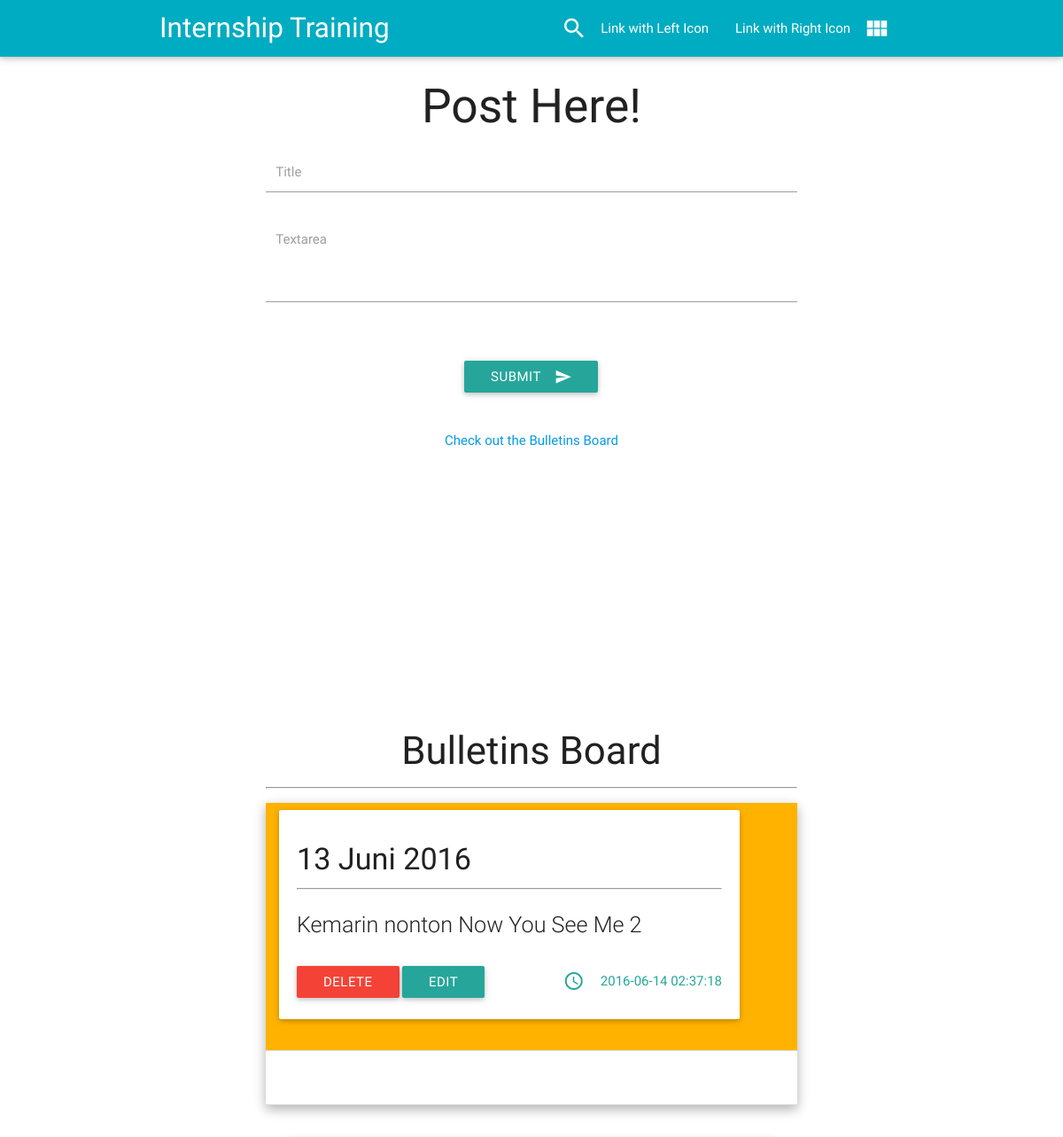
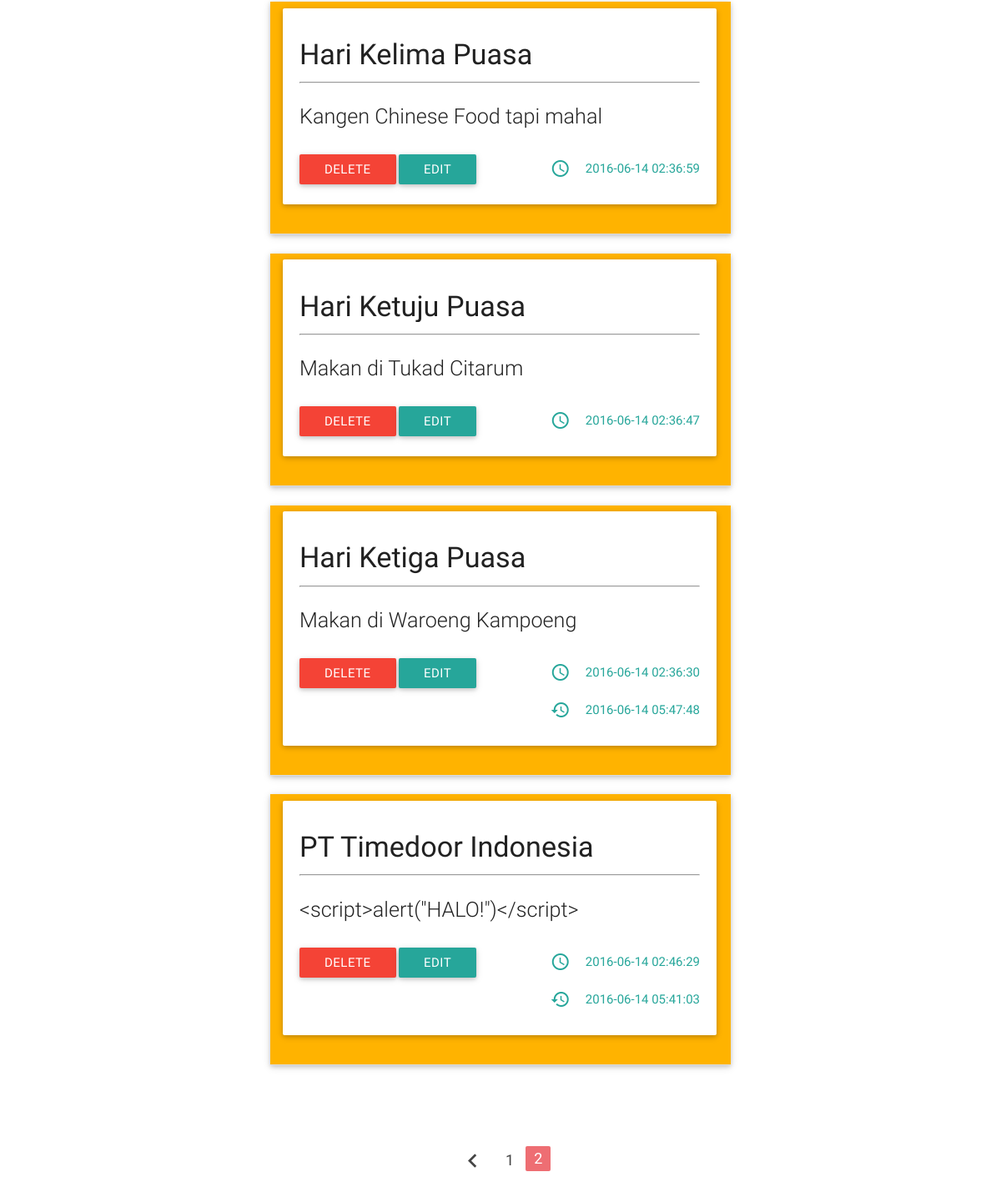
Screenshot of /?page=2 with the database file from the repository (2 pictures, top to bottom).
### tables this page shows
CREATE TABLE `bulletin_board` (
  `id` int(11) NOT NULL,
  `title` varchar(50) NOT NULL,
  `body` text NOT NULL,
  `created_at` timestamp NOT NULL DEFAULT CURRENT_TIMESTAMP,
  `updated_at` timestamp NOT NULL DEFAULT '0000-00-00 00:00:00' ON UPDATE CURRENT_TIMESTAMP,
  `is_alive` int(11) NOT NULL
);

### controller/BulletinController.php (called while the page is built, shortened)
<?php
require_once('model/Database.php');
require_once('model/Bulletin.php');
require_once('lib/Pagination.php');
require_once('lib/Functions.php');
class BulletinController
{
  public function showBulletins()
  {
    $bulletinObj   = new Bulletin();
    $paginationObj = new Pagination($bulletinObj->count("id", "is_alive = 1"));
    $paginationObj->setCurrentPage(get_value('page'));
    $pageNumbers = $paginationObj->getPageNumbers();
    $paginationObj->setUri("http://{$_SERVER['HTTP_HOST']}{$_SERVER['REQUEST_URI']}");
    $bulletins = $bulletinObj->fetch(
      null,
      "is_alive = 1",
      "id DESC",
      $paginationObj->getItemPerPage(),
      $paginationObj->getOffset()
    );
    include('view/BulletinBoard.php');
  }
}

### index.php (called while the page is built)
<?php
require_once('controller/BulletinController.php');
$bulletinController = new BulletinController();
$bulletinController->showBulletins();

### model/Bulletin.php (called while the page is built, shortened)
<?php
require_once('model/Database.php');
class Bulletin
{
  private $db    = NULL;
  private $table = 'bulletin_board';
  public function __construct()
  {
    $this->db = new Database();
    $this->db->connect();
  }
  public function fetch($columns = null, $condition = null, $order = null, $limit = null, $offset = null)
  {
    return $this->db->fetch($this->table, $columns, $condition, $order, $limit, $offset);
  }
  public function count($column = null, $condition = null)
  {
    return $this->db->count($this->table, $column, $condition);
  }
}

### model/Database.php (called while the page is built, shortened)
<?php
class Database {
  private $conn       = NULL;
  private $serverName = 'localhost';
  private $username   = 'root';
  private $password   = NULL;
  private $dbName     = 'bulletin_board';
  public function connect()
  {
    $this->conn = mysqli_connect($this->serverName, $this->username, $this->password, $this->dbName);
  }
  public function fetch($table, $columns = null, $condition = null, $order = null, $limit = null, $offset = null)
  {
    $results = array();
    if (empty($columns)) {
      $columns = '*';
    }
    $sql = "SELECT {$columns} FROM {$table}";
    if (!empty($condition)) {
      $sql .= " WHERE {$condition}";
    }
    if (!empty($order)) {
      $sql .= " ORDER BY {$order}";
    }
    if (!empty($limit)) {
      $sql .= " LIMIT {$limit}";
    }
    if (!empty($offset)) {
      $sql .= " OFFSET {$offset}";
    }
    $result = mysqli_query($this->conn, $sql);
    while ($row = mysqli_fetch_assoc($result)) {
      $results[] = $row;
    }
    return $results;
  }
  public function count($table, $column = null, $condition = null)
  {
    $sql = "SELECT COUNT({$column}) AS result FROM {$table}";
    if (!empty($condition)) {
      $sql .= " WHERE {$condition}";
    }
    $result = mysqli_query($this->conn, $sql);
    $count  = mysqli_fetch_assoc($result);
    return (int)$count['result'];
  }
}

### lib/Pagination.php (called while the page is built, shortened)
<?php
class Pagination
{
  private $itemPerPage = 10;
  private $buttonShown = 5;
  private $currentPage = 1;
  private $totalPage   = 0;
  private $params      = array();
  public function setTotalPage($totalRecord)
  {
    $this->totalPage = (int)ceil($totalRecord / $this->itemPerPage);
  }
  public function setCurrentPage($page)
  {
    if (($page <= 1) || preg_match('/^[0-9]{1,}$/', $page) === 0) {
      $this->currentPage = 1;
    } elseif ($page > 1 && $page <= $this->getTotalPage()) {
      $this->currentPage = (int)$page;
    } elseif ($page > $this->getTotalPage()) {
      $this->currentPage = $this->getTotalPage();
    }
  }
  public function getCurrentPage()
  {
    return $this->currentPage;
  }
  public function getItemPerPage()
  {
    return $this->itemPerPage;
  }
  public function getOffset()
  {
    return ($this->currentPage - 1) * $this->itemPerPage;
  }
  public function getTotalPage()
  {
    return $this->totalPage;
  }
  public function hasPreviousPage()
  {
    return (($this->currentPage - 1) !== 0);
  }
  public function getPreviousPageNumber()
  {
    return $this->currentPage - 1;
  }
  public function getPageNumbers()
  {
    $total = $this->totalPage;
    $middle  = (int)ceil($this->buttonShown / 2);
    $current = $this->currentPage;
    $size    = $this->buttonShown;
    if ($current <= $middle) {
      $start = 1;
      $end   = min($size, $total);
    } else {
      $end   = min($total, $current + ($size - $middle));
      $start = max(1, $end - ($size - 1));
    }
    $numbers = array();
    for ($i = $start; $i <= $end; $i++) {
      $numbers[] = $i;
    }
    return $numbers;
  }
  public function setUri($uri, $params = array())
  {
    $parsed = parse_url($uri);
    if (isset($parsed['path'])) {
      $this->pageUri = $parsed['path'];
    }
  }
  public function setParams(array $params)
  {
    $this->params = $params;
  }
  public function createUri($page = null)
  {
    $params = $this->params;
    if (empty($page)) {
      unset($params['page']);
    } else {
      $params['page'] = $page;
    }
    if (empty($params)) {
      return $this->pageUri;
    } else {
      return $this->pageUri . '?' . http_build_query($params, '', '&');
    }
  }
}

### lib/Functions.php (called while the page is built, shortened)
<?php
function h($str)
{
  return html_escape($str);
}
function html_escape($str)
{
  return htmlentities($str, ENT_QUOTES, "UTF-8");
}

### view/BulletinBoard.php (the view, shortened to what this page needs)
<?php require_once('lib/Functions.php') ?>
<!DOCTYPE html>
<html>
  <head>
    <link href="view/materialize/css/materialize.css" type="text/css" rel="stylesheet" media="screen,projection"/>
    <link href="view/materialize/css/style.css" type="text/css" rel="stylesheet" media="screen,projection"/>
  </head>
  <body>
    <nav class="cyan darken-1" role="navigation">
      <div class="nav-wrapper container">
        <a href="index.php" class="brand-logo white-text">Internship Training</a>
        <ul class="right hide-on-med-and-down">
          <li><a href="sass.html" class="white-text"><i class="material-icons left">search</i>Link with Left Icon</a></li>
          <li><a href="badges.html" class="white-text"><i class="material-icons right">view_module</i>Link with Right Icon</a></li>
        </ul>
      </div>
    </nav>
    <center>
    <h2>Post Here!</h2>
    <div style="width:600px;">
      <div>
        <?php include('view/Form.php') ?>
      </div>
      <br><a href="#bulletins">Check out the Bulletins Board</a>
      <br><br><br><br><br><br><br><br><br><br><br><br><br><br>
      <ul id="bulletins" class="collapsible popout" data-collapsible="accordion">
        <h3>Bulletins Board</h3>
        <hr>
        <?php foreach ($bulletins as $bulletin) : ?>
        <li>
          <div class="collapsible-header active amber darken-1">
            <div class="col s12 m8 offset-m2 l6 offset-l3">
              <div class="row valign-wrapper">
                <div class="card-panel" style="width:520px;">
                  <h4 class="truncate" style="text-align:left;"><?php echo h($bulletin['title']) ?></h3><hr>
                  <p class="flow-text" style="text-align:justify;"><?php echo h($bulletin['body']) ?></p>
                  <div class="clearfix">
                    <div style="float:left">
                      <a href="<?php echo 'delete.php?id=' . h($bulletin['id']) . '&page=' . h($paginationObj->getCurrentPage()) ?>">
                        <button class="btn waves-effect waves-light red" type="submit" name="action" value="Delete">Delete</button>
                      </a>
                      <a href="<?php echo 'edit.php?id=' . h($bulletin['id']) . '&page=' . h($paginationObj->getCurrentPage()) ?>">
                        <button class="btn waves-effect waves-light" type="submit" name="action" value="Edit">Edit</button>
                      </a>
                    </div>
                    <div style="float:right">
                      <a class="secondary-content"><i class="material-icons">query_builder</i><?php echo h($bulletin['created_at']) ?></a><br>
                      <?php if ($bulletin['updated_at'] !== '0000-00-00 00:00:00') : ?>
                        <a class="secondary-content"><i class="material-icons">restore</i><?php echo h($bulletin['updated_at']) ?></a>
                      <?php endif ?>
                    </div>
                  </div>
                </div>
              </div>
            </div>
          </div>
          <div class="collapsible-body active"><p style="background-color:white;"></p></div>
        </li><br>
        <?php endforeach ?>
      </ul>
    </div>
    <br> <br>
    <ul class="pagination">
    <?php if ($paginationObj->hasPreviousPage()) : ?>
      <li class="waves-effect"><a href="<?php echo h($paginationObj->createUri($paginationObj->getPreviousPageNumber()) . '#bulletins') ?>"><i class="material-icons">chevron_left</i></a></li>
    <?php endif ?>
    <?php foreach ($pageNumbers as $pageNumber) : ?>
      <?php if ($pageNumber === $paginationObj->getCurrentPage()) : ?>
        <li class="active"><a><?php echo h($pageNumber)?></a></li>
      <?php else : ?>
        <li class="waves-effect"><a href="<?php echo h($paginationObj->createUri($pageNumber) . '#bulletins') ?>"><?php echo h($pageNumber)?></a></li>
      <?php endif ?>
    <?php endforeach ?>
    </ul>
    </center>
  </body>
</html>

### view/BulletinBoard.php (style rules this page uses)
.active { background-color : #DDDDDD; }
.clearfix:before, .clearfix:after { content:''; display:table; }
.clearfix:after { clear:both; }

### rows the page displays
bulletin_board: title "13 Juni 2016", body "Kemarin nonton Now You See Me 2", created_at "2016-06-14 02:37:18"
bulletin_board: title "Hari Kelima Puasa", body "Kangen Chinese Food tapi mahal", created_at "2016-06-14 02:36:59"
bulletin_board: title "Hari Ketuju Puasa", body "Makan di Tukad Citarum", created_at "2016-06-14 02:36:47"
bulletin_board: title "Hari Ketiga Puasa", body "Makan di Waroeng Kampoeng", created_at "2016-06-14 02:36:30", updated_at "2016-06-14 05:47:48"
bulletin_board: title "PT Timedoor Indonesia", body "<script>alert(\"HALO!\")</script>", created_at "2016-06-14 02:46:29", updated_at "2016-06-14 05:41:03"

### other values shown
$pageNumber "1"
$pageNumber "2"
